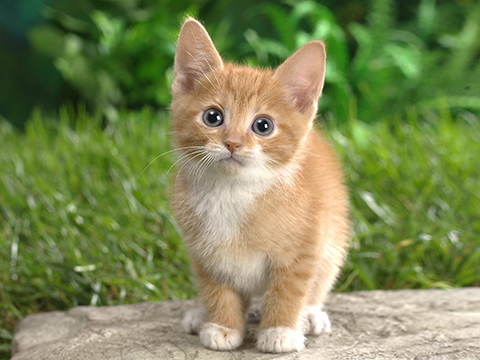
//> input picture caffe/examples/images/cat.jpg, 480 x 360 px, given in place of 47.png, which was not available
$ ./main   (built with g++ and OpenCV 4)
//> lines starting //> are read from the running program, lines starting //| are printed output that depends on the picture; after the words box and inside, x2 and y2 are one past the last pixel; in counts of white or black regions, pixels touching at a corner belong together; pictures that were not available may be replaced by others from this repository, and a replacement may not be noted
### others/grabcut.hpp
/*
 *  grabcut.h
 *  HandDetectionDemo
 *
 *  Created by Kris Kitani on 3/21/13.
 *  Copyright 2013 __MyCompanyName__. All rights reserved.
 *
 */

#include <opencv2/opencv.hpp>
using namespace std;
using namespace cv;

static void wevents( int e, int x, int y, int flags, void* ptr );


class GrabCut
{
public:

	GrabCut();

	void	run(Mat img, Mat &msk);
	void	show();
	Mat		getFG();
	Mat		getBinMask();

	void	events( int e, int x, int y, int flags);


	Mat _gcut;
	int _mode;
	Mat _src;
	Mat _bin;
	Mat _tmp;
	Mat _mask;
	Mat _fgd;
	Mat _bgd;
	Mat _dsp;

	Point _pt;
	Point lstart;
	Point rstart;
	bool ldrag;
	bool rdrag;
	//int lab;

	string _name;


};

GrabCut::GrabCut()
{
	_mode=GC_FGD;
}

void GrabCut::run(Mat img, Mat &msk)
{
	cout << "run grabcut" << endl;

	_src	= img;
	_mask	= Mat::ones(_src.size(),CV_8UC1)*GC_PR_BGD;
	_bin	= Mat::zeros(_src.size(),CV_8UC1);


	cout << "GC_BGD " << GC_BGD <<endl;				// 0
	cout << "GC_FGD " << GC_FGD <<endl;				// 1
	cout << "GC_PR_BGD " << GC_PR_BGD <<endl;		// 2
	cout << "GC_PR_FGD " << GC_PR_FGD <<endl;		// 3


	_name = "graphcut";
	namedWindow(_name);

	setMouseCallback(_name, wevents,this);

	Rect roi(0,0,_src.cols,_src.rows);
	_dsp = Mat::zeros(_src.rows*2,_src.cols*2,CV_8UC3);
	_src.copyTo(_dsp(roi));
	//_dsp(roi) = _src.clone();

	cout << "loop" << endl;
	while(1)
	{
		imshow(_name,_dsp);
		char c = waitKey(1);				//

		if(c=='d')							// done
		{
			msk = _bin*1.0;					// output
			break;
		}
		else if(c=='f') _mode = GC_FGD;		// forground mode
		else if(c=='b') _mode = GC_BGD;		// background mode
		else if(c=='r')						// reset
		{
			_src.copyTo(_dsp(roi));			//
			_mask	= GC_PR_BGD;
			_gcut	= GC_PR_BGD;
			show();
		}
	}

	destroyWindow(_name);
}


void GrabCut::show()
{

	Scalar fg_color(255,0,0);
	Scalar bg_color(0,255,0);
	cv::Mat scribbled_src = _src.clone();
	const float alpha = 0.7f;

	for(int y=0; y < _gcut.rows; y++){
		for(int x=0; x < _gcut.cols; x++){
			if(_gcut.at<uchar>(y, x) == cv::GC_FGD) {
				cv::circle(scribbled_src, cv::Point(x, y), 2, fg_color, -1);
			}
			else if(_gcut.at<uchar>(y, x) == cv::GC_BGD) {
				cv::circle(scribbled_src, cv::Point(x, y), 2, bg_color, -1);
			}
			else if(_gcut.at<uchar>(y, x) == cv::GC_PR_BGD) {
				cv::Vec3b& pix = scribbled_src.at<cv::Vec3b>(y, x);
				pix[0] = (uchar)(pix[0] * alpha + bg_color[0] * (1-alpha));
				pix[1] = (uchar)(pix[1] * alpha + bg_color[1] * (1-alpha));
				pix[2] = (uchar)(pix[2] * alpha + bg_color[2] * (1-alpha));
			}
			else if(_gcut.at<uchar>(y, x) == cv::GC_PR_FGD) {
				cv::Vec3b& pix = scribbled_src.at<cv::Vec3b>(y, x);
				pix[0] = (uchar)(pix[0] * alpha + fg_color[0] * (1-alpha));
				pix[1] = (uchar)(pix[1] * alpha + fg_color[1] * (1-alpha));
				pix[2] = (uchar)(pix[2] * alpha + fg_color[2] * (1-alpha));
			}
		}
	}

	Rect roi;

	Mat scrb;
	roi = Rect(_src.cols,0,_src.cols,_src.rows);
	scribbled_src.copyTo(_dsp(roi));


	Mat fg = getFG();
	roi = Rect(_src.cols,_src.rows,_src.cols,_src.rows);
	fg.copyTo(_dsp(roi));

	Mat msk = getBinMask();
	cvtColor(msk,msk,COLOR_GRAY2BGR);
	roi = Rect(0,_src.rows,_src.cols,_src.rows);
	msk.copyTo(_dsp(roi));

	imshow(_name,_dsp);


	waitKey(1);
}


Mat GrabCut::getFG()
{
	Mat fg = cv::Mat::zeros(_src.size(), _src.type());
	Mat mask = getBinMask();
	_src.copyTo(fg, mask);
	return fg;
}

Mat GrabCut::getBinMask()
{

	Mat binmask(_gcut.size(), CV_8U);
	binmask = _gcut & GC_FGD;
	binmask = binmask * 255;


	Mat tmp;
	binmask.copyTo(tmp);

	vector<vector<Point> > co;
	vector<Vec4i> hi;

	binmask *= 0;
	findContours(tmp,co,hi,RETR_EXTERNAL,CHAIN_APPROX_NONE);

	for(int i=0;i<co.size();i++){
		if(contourArea(Mat(co[i])) < 50) continue;
		drawContours(binmask, co,i, CV_RGB(255,255,255), CV_FILLED, CV_AA);
	}

	binmask.copyTo(_bin);

	return binmask;
}


void GrabCut::events( int e, int x, int y, int flags)
{

	_pt = Point(x,y);
	int c;
	switch(e) {
		case EVENT_LBUTTONDOWN:
			ldrag = true;
			lstart = _pt;
			break;
		case EVENT_LBUTTONUP:
			ldrag = false;
			_tmp = _mask & GC_FGD;
			c = countNonZero(_tmp);

			if(c>0)
			{
				_mask.copyTo(_gcut);
				cv::grabCut(_src,_gcut,Rect(), _bgd, _fgd, 1, cv::GC_INIT_WITH_MASK);
				show();
			}
			break;
		case EVENT_MOUSEMOVE:

			if(ldrag)
			{
				line(_mask,lstart, _pt, Scalar(_mode), 1);

				if(_mode==GC_FGD)		line(_dsp,lstart, _pt,CV_RGB(255,0,0), 1);
				else if(_mode==GC_BGD)	line(_dsp,lstart, _pt,CV_RGB(0,255,0), 1);

				lstart = _pt;
				//cout << _pt << endl;
			}
			break;
		default:
			break;
	};

	//cout << "eventout" << endl;
}

static void wevents( int e, int x, int y, int flags, void* ptr )
{
	GrabCut *mptr =  (GrabCut*)ptr;

	if(mptr != NULL) mptr->events(e,x,y,flags);

}

### others/main.cpp
#include <iostream>
#include <iomanip>
#include <sstream>
#include <opencv2/opencv.hpp>
#include "grabcut.hpp"

using namespace std;
using namespace cv;

int main (int argc, char * const argv[]) {

	// assumes a continous video sequence in the form of jpegs
	// assumes a certain directory path from root

	string root = "/home/yuboz/data/input_data/result/";
	string basename = "glov";
	string img_prefix = root + "img/" + basename + "/";
	string msk_prefix = root + "mask/"+ basename + "/";

	stringstream ss;

	ss.str("");
	ss << "mkdir -p " + root + "/mask/" + basename;
	system(ss.str().c_str());

	GrabCut gb;

	vector<int> q(2,100);
	q[0]=1;

	int f = 46;		// starting frame of the video
	while(f<48)
	{
		f+=1;			// use every 100 frames

		ss.str("");
		ss << img_prefix << f << ".png";
		cout <<"Opening: " << ss.str() << endl;

		Mat img = imread(ss.str());
//> img is the input picture: 360 rows x 480 cols, CV_8UC3; mean B, G, R 85.7, 136, 125.8
//Mat cut(img,Rect(0,0,412,380));
		if(!img.data) continue; // break

		Mat mask;
		gb.run(img,mask);
//> the left mouse button is pressed at (240, 180)
//> the mouse is dragged to (480, 360)
//> call 2 of events, with e = 0, x = 480, y = 360, flags = 1
//> in events (call 2), `line(_mask,lstart, _pt, Scalar(_mode), 1);`:
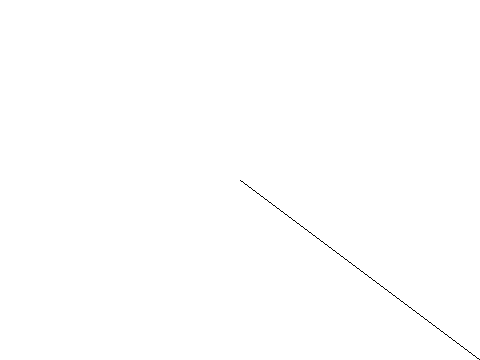
//> _mask: 360 rows x 480 cols, CV_8UC1; values 1 (black) and 2 (white), 99.9% white; black in thin lines or dots, all inside (x1, y1, x2, y2) = (240, 180, 480, 360)
//> in events (call 2), `if(_mode==GC_FGD)		line(_dsp,lstart, _pt,CV_RGB(255,0,0), 1);`: _dsp: 720 rows x 960 cols, CV_8UC3; mean B, G, R 21.4, 33.9, 31.5
//> the mouse is dragged to (720, 540)
//> call 3 of events, with e = 0, x = 720, y = 540, flags = 1
//> in events (call 3), `if(_mode==GC_FGD)		line(_dsp,lstart, _pt,CV_RGB(255,0,0), 1);`:
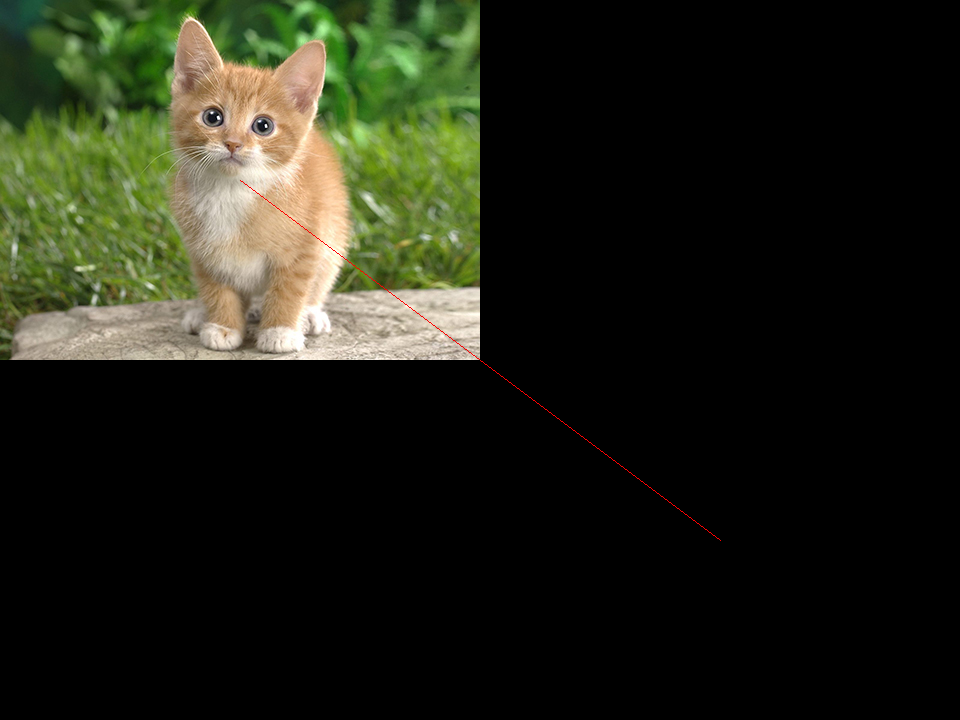
//> _dsp: 720 rows x 960 cols, CV_8UC3; mean B, G, R 21.4, 33.9, 31.5
//> the button is released at (720, 540)
//> call 4 of events, with e = 4, x = 720, y = 540, flags = 0
//> in events (call 4), `cv::grabCut(_src,_gcut,Rect(), _bgd, _fgd, 1, cv::GC_INIT_WITH_MASK);`:
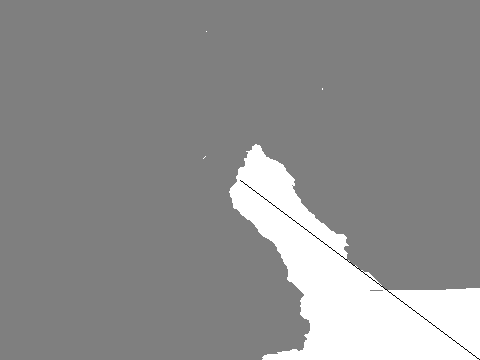
//> _gcut: 360 rows x 480 cols, CV_8UC1; 12.48% of pixels changed, all inside (x1, y1, x2, y2) = (203, 31, 480, 360); drawn with min black and max white
//> after the loop in show, `for(int y=0; y < _gcut.rows; y++)`:
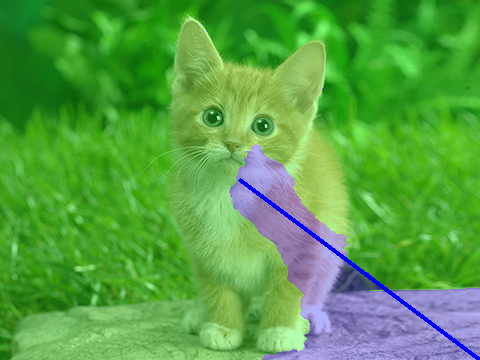
//> scribbled_src: 360 rows x 480 cols, CV_8UC3; mean B, G, R 69.7, 160.7, 86.6
//> in getBinMask, `binmask = _gcut & GC_FGD;`: binmask: 360 rows x 480 cols, CV_8UC1; values 0 (black) and 1 (white), 12.6% white; 4 white regions (3 under 20 px), largest, box (x1, y1, x2, y2) and area: (229, 144, 480, 360) 21805
//> in getBinMask, `binmask = binmask * 255;`:
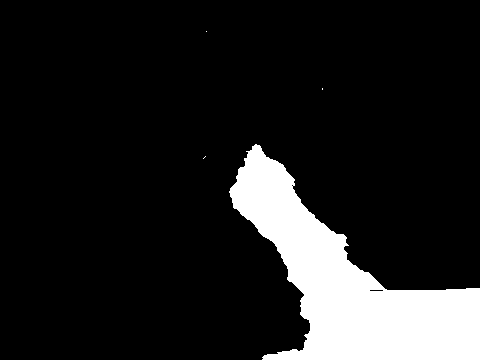
//> binmask: 360 rows x 480 cols, CV_8UC1; 12.6% white; 4 white regions (3 under 20 px)
//> in getBinMask, `findContours(tmp,co,hi,RETR_EXTERNAL,CHAIN_APPROX_NONE);`: co = 4 contours, 3 with area under 20; largest, box (x1, y1, x2, y2) and area: (229, 144, 480, 360) 21396; hi = 4 items: [1, -1, -1, -1], [2, 0, -1, -1], [3, 1, -1, -1], [-1, 2, -1, -1]
//> the loop in getBinMask, `for(int i=0;i<co.size();i++)` made 4 passes
//> in getFG, `_src.copyTo(fg, mask);`:
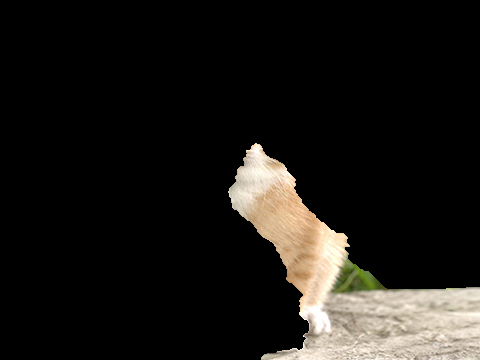
//> fg: 360 rows x 480 cols, CV_8UC3; mean B, G, R 21.7, 25, 27.2
//> the loop in getBinMask (call 2), `for(int i=0;i<co.size();i++)` made 4 passes
//> in show, `msk.copyTo(_dsp(roi));`:
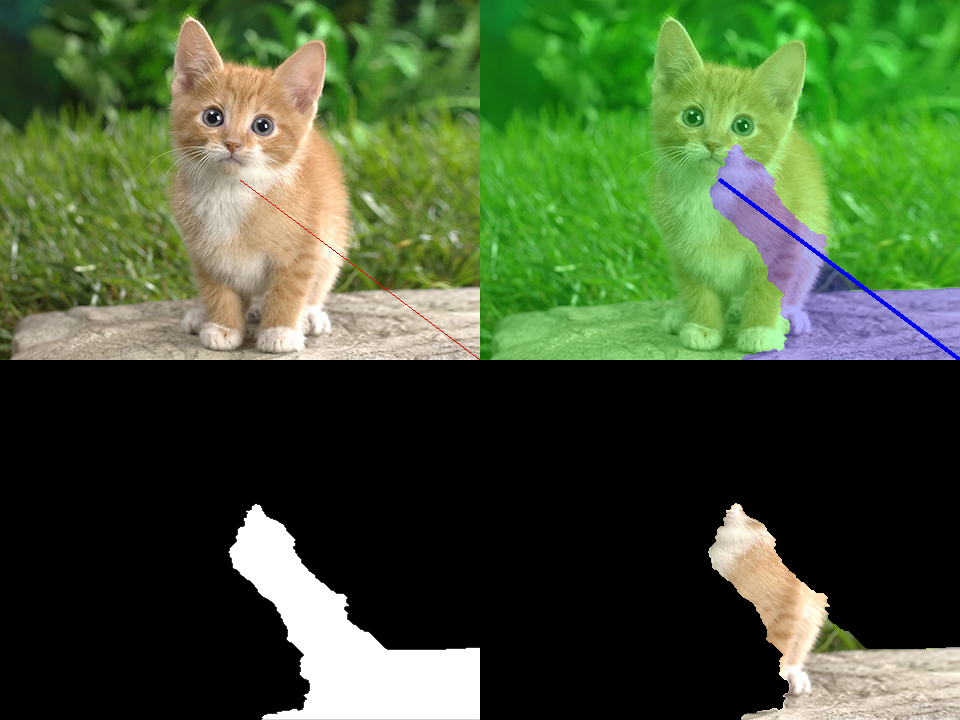
//> _dsp: 720 rows x 960 cols, CV_8UC3; mean B, G, R 52.3, 88.4, 68
//> the Esc key is pressed

		ss.str("");
		ss << msk_prefix <<  f << ".png";
		imwrite(ss.str(),mask,q);


	}


    return 0;
}
